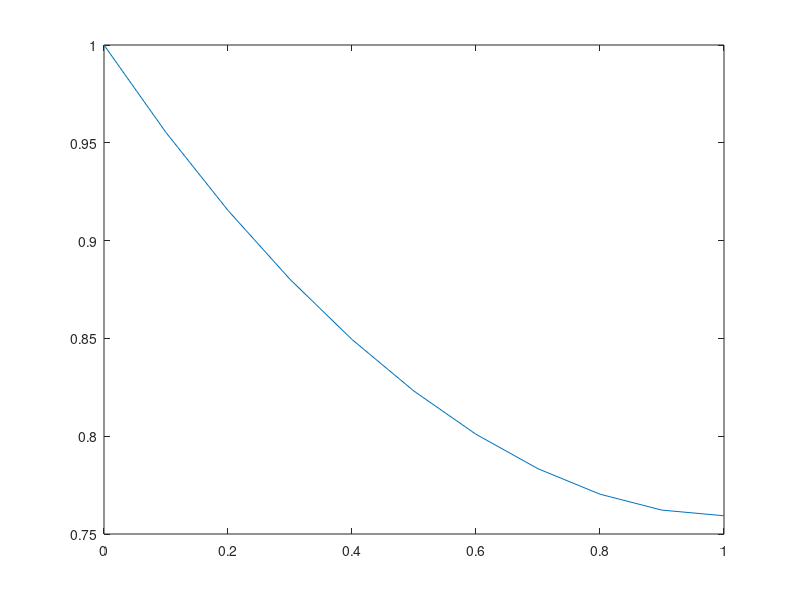

Here is the MATLAB script that generated this plot:
% finite difference method

% define grid
N = 10;
x = (0:N) / N;
h = 1 / N;

% velocity, diffusivity, reaction
v = 1;
D = 1;
k = 1;

% set up equations
A = zeros(N + 1, N + 1);
c = ones(N + 1, 1);
% load a.mat c20; c = c20;
delta_c = ones(N + 1, 1);

for i = 2 : N
    A(i, i + 1) = v / 2 / h - D / h / h;
    A(i, i - 1) = -(v / 2 / h + D / h / h);
    A(i, i) = 2 * D / h / h;
end

% Neumann BC
A(N + 1, N) = -2 * D / h / h;
A(N + 1, N + 1) = 2 * D / h / h;

num_ites = 0;

while norm(delta_c, 1) > 1e-6
    num_ites = num_ites + 1;
    
    % Jacobian and Residual
    R = A * c + k * c .* c;
    J = A + diag(2 * k * c);
    
    % fixed BC
    J(1, 1) = 1;
    R(1) = c(1) - 1;
    
    % update c
    delta_c = -J \ R;
    c = c + delta_c;
    plot(x, c);
    pause(2);
    
    if norm(c, 1) > 1e10
        c = c * 0;
        break;
    end
end

if norm(c, 1) == 0
    disp('Diverged.')
else
    disp(['Converged. #iterations: ', num2str(num_ites)]);
end

% plot(x, c);